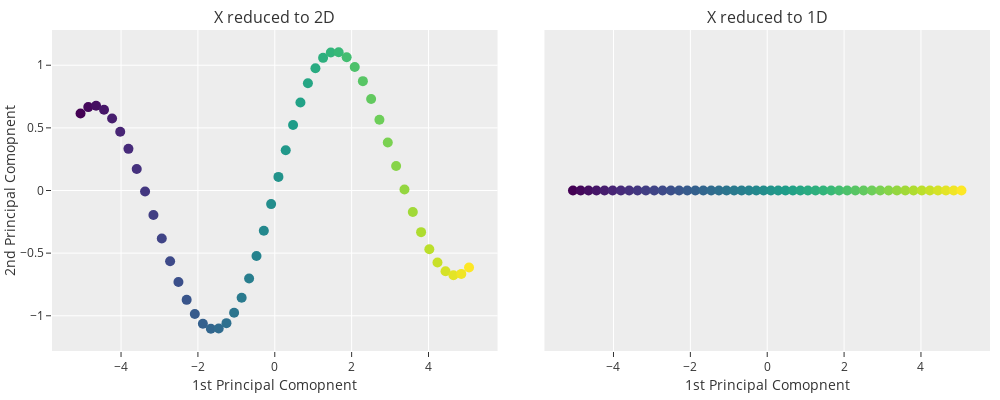

The notebook cell this image was saved under:
### Code cell
#@title (plot dimensionality reduced helix shape) { display-mode: "form" }
trace1 = go.Scatter(
    x=X_reduced_2d[:, 0], y=X_reduced_2d[:, 1], mode='markers', 
    marker=dict(size=10, color=row_index, colorscale='Viridis',)
)
trace2 = go.Scatter(
    x=X_reduced_1d[:, 0], y=[0] * X_reduced_1d.shape[0], mode='markers', 
    marker=dict(size=10, color=row_index, colorscale='Viridis',)
)

layout = {
    "height": 400, "width": 1000, 'autosize': False,
    "margin": dict(l=10, r=10, b=10, t=30), 
    "template": "ggplot2", "showlegend": False, 
    "xaxis": {"fixedrange": True, "title": {"text": "1st Principal Comopnent", "standoff": 5}}, 
    "yaxis": {"fixedrange": True, "title": {"text": "2nd Principal Comopnent", "standoff": 0}}, 
    "xaxis2": {"fixedrange": True,"title": {"text": "1st Principal Comopnent", "standoff": 5}}, 
    "yaxis2": {"fixedrange": True, "visible": False}, 
}

fig = make_subplots(
    rows=1, cols=2,  horizontal_spacing=0.05,
    subplot_titles=("X reduced to 2D", "X reduced to 1D")
)
fig.add_trace(trace1, row=1, col=1)
fig.add_trace(trace2, row=1, col=2)
fig.update_layout(layout)
fig.show(config={'displayModeBar': False, 'scrollZoom': False})

# Q: what is the information kept here?

### Figure 1 — Plotly figure (JSON) as saved in the notebook; plotly's stock layout.template omitted (floating-point values rounded to 4 significant figures)
{"data": [{"marker": {"color": [0, 1, 2, 3, 4, 5, 6, 7, 8, 9, 10, 11, 12, 13, 14, 15, 16, 17, 18, 19, 20, 21, 22, 23, 24, 25, 26, 27, 28, 29, 30, 31, 32, 33, 34, 35, 36, 37, 38, 39, 40, 41, 42, 43, 44, 45, 46, 47, 48, 49], "colorscale": [[0, "#440154"], [0.1111, "#482878"], [0.2222, "#3e4989"], [0.3333, "#31688e"], [0.4444, "#26828e"], [0.5556, "#1f9e89"], [0.6667, "#35b779"], [0.7778, "#6ece58"], [0.8889, "#b5de2b"], [1, "#fde725"]], "size": 10}, "mode": "markers", "type": "scatter", "x": [-5.054, -4.853, -4.649, -4.442, -4.233, -4.021, -3.807, -3.592, -3.375, -3.157, -2.94, -2.723, -2.507, -2.293, -2.08, -1.87, -1.663, -1.459, -1.257, -1.058, -0.8618, -0.6677, -0.4756, -0.2848, -0.09482, 0.09482, 0.2848, 0.4756, 0.6677, 0.8618, 1.058, 1.257, 1.459, 1.663, 1.87, 2.08, 2.293, 2.507, 2.723, 2.94, 3.157, 3.375, 3.592, 3.807, 4.021, 4.233, 4.442, 4.649, 4.853, 5.054], "xaxis": "x", "y": [0.6141, 0.6656, 0.6758, 0.645, 0.5748, 0.4689, 0.3323, 0.1711, -0.007369, -0.1951, -0.3837, -0.5648, -0.7303, -0.8727, -0.9856, -1.064, -1.103, -1.102, -1.059, -0.9759, -0.8557, -0.7025, -0.5222, -0.3216, -0.1086, 0.1086, 0.3216, 0.5222, 0.7025, 0.8557, 0.9759, 1.059, 1.102, 1.103, 1.064, 0.9856, 0.8727, 0.7303, 0.5648, 0.3837, 0.1951, 0.007369, -0.1711, -0.3323, -0.4689, -0.5748, -0.645, -0.6758, -0.6656, -0.6141], "yaxis": "y"}, {"marker": {"color": [0, 1, 2, 3, 4, 5, 6, 7, 8, 9, 10, 11, 12, 13, 14, 15, 16, 17, 18, 19, 20, 21, 22, 23, 24, 25, 26, 27, 28, 29, 30, 31, 32, 33, 34, 35, 36, 37, 38, 39, 40, 41, 42, 43, 44, 45, 46, 47, 48, 49], "colorscale": [[0, "#440154"], [0.1111, "#482878"], [0.2222, "#3e4989"], [0.3333, "#31688e"], [0.4444, "#26828e"], [0.5556, "#1f9e89"], [0.6667, "#35b779"], [0.7778, "#6ece58"], [0.8889, "#b5de2b"], [1, "#fde725"]], "size": 10}, "mode": "markers", "type": "scatter", "x": [-5.054, -4.853, -4.649, -4.442, -4.233, -4.021, -3.807, -3.592, -3.375, -3.157, -2.94, -2.723, -2.507, -2.293, -2.08, -1.87, -1.663, -1.459, -1.257, -1.058, -0.8618, -0.6677, -0.4756, -0.2848, -0.09482, 0.09482, 0.2848, 0.4756, 0.6677, 0.8618, 1.058, 1.257, 1.459, 1.663, 1.87, 2.08, 2.293, 2.507, 2.723, 2.94, 3.157, 3.375, 3.592, 3.807, 4.021, 4.233, 4.442, 4.649, 4.853, 5.054], "xaxis": "x2", "y": [0, 0, 0, 0, 0, 0, 0, 0, 0, 0, 0, 0, 0, 0, 0, 0, 0, 0, 0, 0, 0, 0, 0, 0, 0, 0, 0, 0, 0, 0, 0, 0, 0, 0, 0, 0, 0, 0, 0, 0, 0, 0, 0, 0, 0, 0, 0, 0, 0, 0], "yaxis": "y2"}], "layout": {"annotations": [{"font": {"size": 16}, "showarrow": false, "text": "X reduced to 2D", "x": 0.2375, "xanchor": "center", "xref": "paper", "y": 1, "yanchor": "bottom", "yref": "paper"}, {"font": {"size": 16}, "showarrow": false, "text": "X reduced to 1D", "x": 0.7625, "xanchor": "center", "xref": "paper", "y": 1, "yanchor": "bottom", "yref": "paper"}], "autosize": false, "height": 400, "margin": {"b": 10, "l": 10, "r": 10, "t": 30}, "showlegend": false, "width": 1000, "xaxis": {"anchor": "y", "autorange": true, "domain": [0, 0.475], "fixedrange": true, "range": [-5.797, 5.797], "title": {"standoff": 5, "text": "1st Principal Comopnent"}, "type": "linear"}, "xaxis2": {"anchor": "y2", "autorange": true, "domain": [0.525, 1], "fixedrange": true, "range": [-5.797, 5.797], "title": {"standoff": 5, "text": "1st Principal Comopnent"}, "type": "linear"}, "yaxis": {"anchor": "x", "autorange": true, "domain": [0, 1], "fixedrange": true, "range": [-1.281, 1.281], "title": {"standoff": 0, "text": "2nd Principal Comopnent"}, "type": "linear"}, "yaxis2": {"anchor": "x2", "autorange": true, "domain": [0, 1], "fixedrange": true, "range": [-1, 1], "type": "linear", "visible": false}}}
